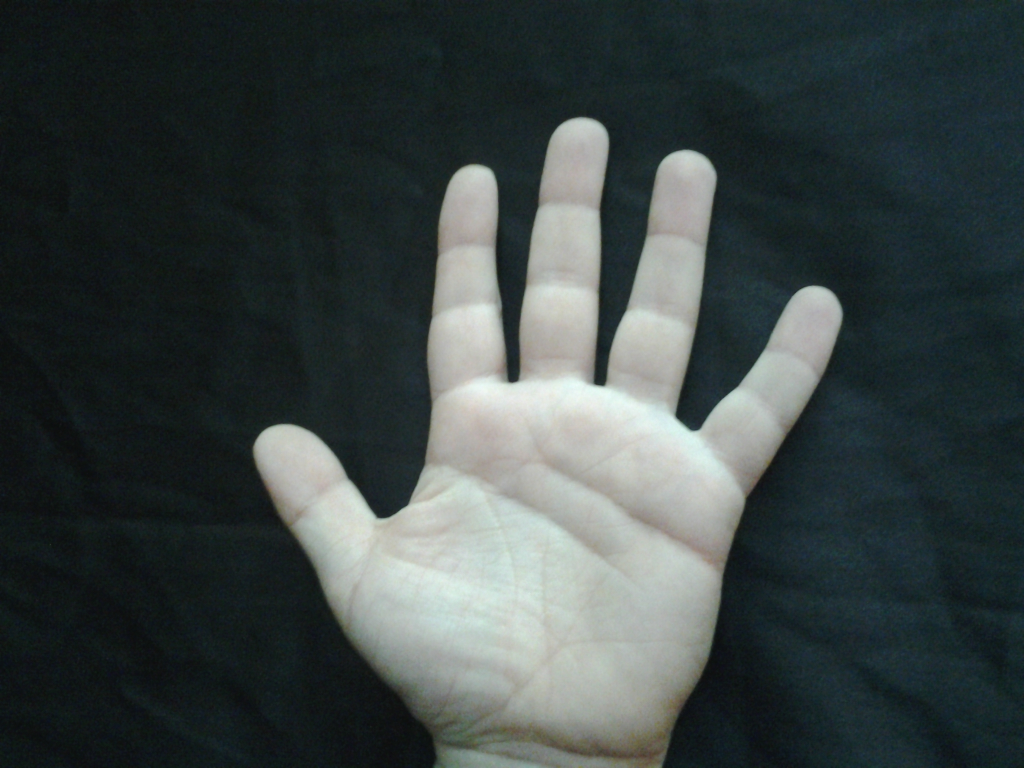
#> input picture Example_data/p1/Hand/Left/p1_l_2.jpg, 2048 x 1536 px (shown at 1/2 size)
$ python extract.py ../Example_data/p1/Hand/Left out.png
#> lines starting #> are read from the running program, lines starting #| are printed output that depends on the picture
import os
import sys
import json
import cv2
import numpy as np
from skimage.feature import hog
import re

def preprocess_image(image_path):
    image = cv2.imread(image_path, cv2.IMREAD_GRAYSCALE)
    if image is None:
        raise ValueError(f"Image at path {image_path} cannot be read.")
    image = cv2.resize(image, (128, 128))
    image = cv2.GaussianBlur(image, (5, 5), 0)
    return image

def extract_features(image):
    features, _ = hog(image, pixels_per_cell=(16, 16), cells_per_block=(2, 2), visualize=True)
    return features.tolist()  # Convert features to list for JSON serialization

def get_all_image_paths(directory):
#> called with directory = '../Example_data/p1/Hand/Left'
    image_paths = []
    for root, _, files in os.walk(directory):
        for file in files:
            if file.endswith('.jpg'):
                image_paths.append(os.path.join(root, file))
    return image_paths

def get_person_id(image_path):
    # Regex pattern to match 'p{number}'
    pattern = r'p\d+'

    # Find all occurrences of the pattern in the string
    match = re.search(pattern, image_path)

    return match.group() if match else None

def save_features_to_json(image_paths, output_file):
    features_dict = {}
    for image_path in image_paths:
        image = preprocess_image(image_path)
#> in preprocess_image, `image = cv2.resize(image, (128, 128))`:
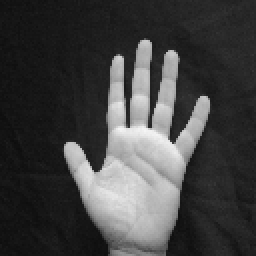
#> image: shape (128, 128) (shown 2 times larger); min 13, max 245, mean 65.9
#> in preprocess_image, `image = cv2.GaussianBlur(image, (5, 5), 0)`:
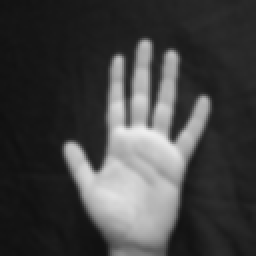
#> image: shape (128, 128) (shown 2 times larger); min 16, max 238, mean 65.9
        features = extract_features(image)
#> in extract_features, `features, _ = hog(image, pixels_per_cell=(16, 16), cells_per_block=(2,..`: features = 1764 values, max 0.742 at index 1225, min 0 at index 1, mean 0.115
        person_id = get_person_id(image_path)
        features_dict[image_path] = {
            'person_id': person_id,
            'features': features
        }
#> pass 2 of the loop in save_features_to_json, `for image_path in image_paths:`:
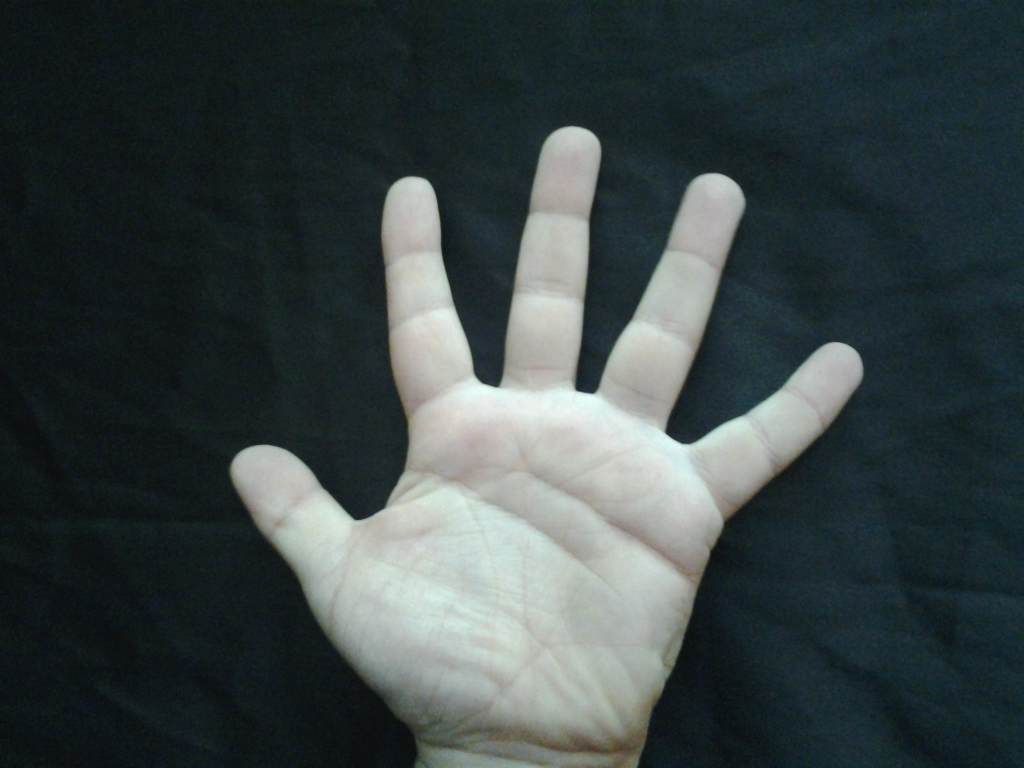
#> input picture Example_data/p1/Hand/Left/p1_l_3.jpg, 2048 x 1536 px (shown at 1/2 size)
#> in preprocess_image (call 2), `image = cv2.resize(image, (128, 128))`:
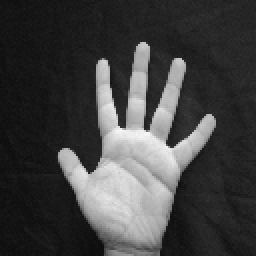
#> image: shape (128, 128) (shown 2 times larger); min 12, max 249, mean 65.5
#> in preprocess_image (call 2), `image = cv2.GaussianBlur(image, (5, 5), 0)`:
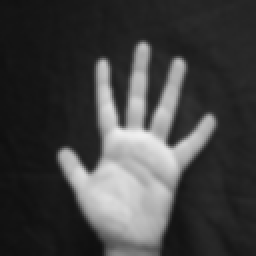
#> image: shape (128, 128) (shown 2 times larger); min 15, max 239, mean 65.5
#> in save_features_to_json, `features = extract_features(image)`: features = 1764 values, max 0.662 at index 1225, min 0 at index 7, mean 0.114

    with open(output_file, 'w') as f:
        json.dump(features_dict, f, indent=4)

if __name__ == "__main__":
    if len(sys.argv) != 3:
        print("Usage: python script_name.py <directory> <output_file>")
        sys.exit(1)

    directory = sys.argv[1]
    output_file = sys.argv[2]

    image_paths = get_all_image_paths(directory)
    save_features_to_json(image_paths, output_file)

    print(f"Features saved to {output_file}")
